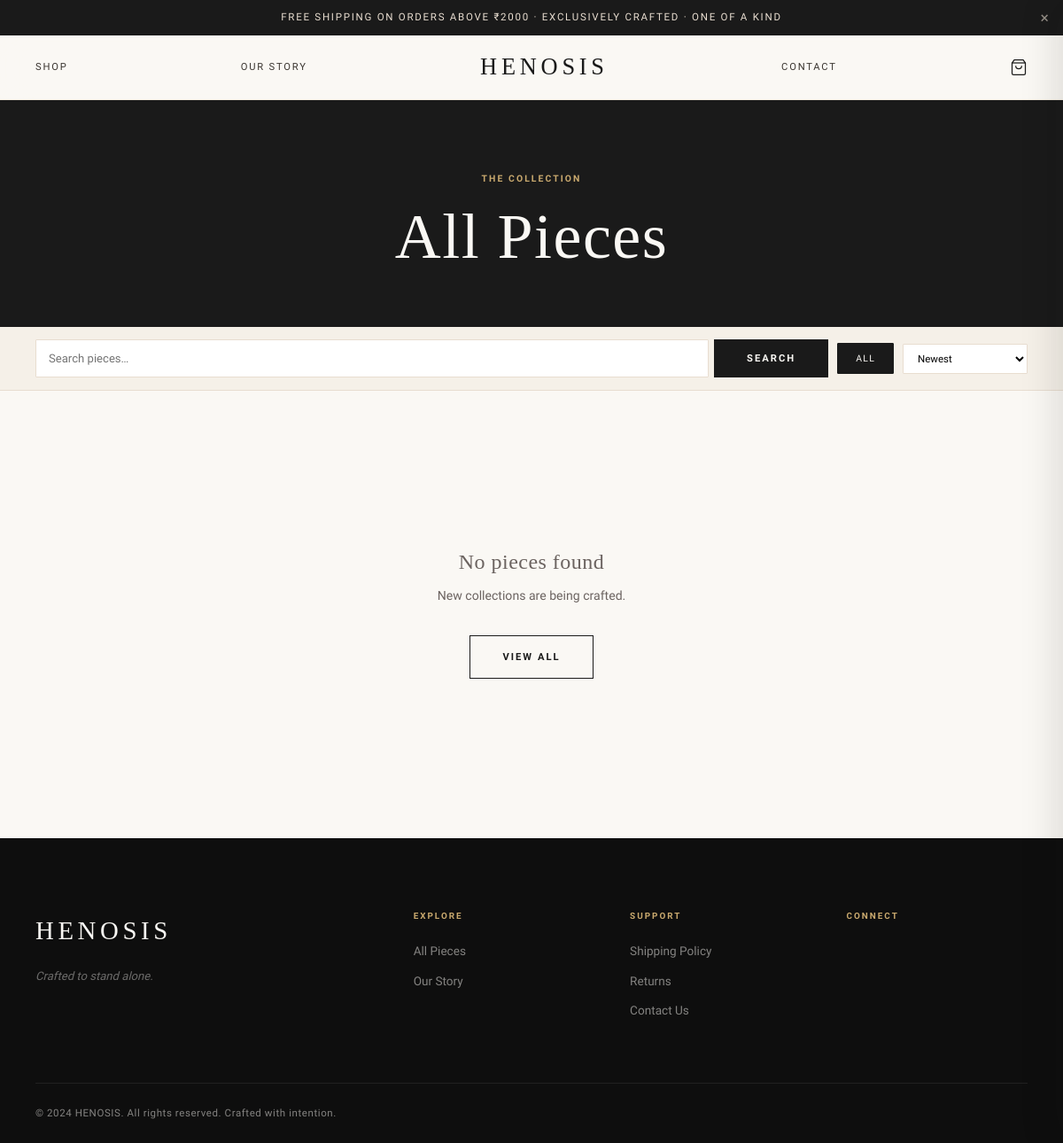
Page /shop on the committed database.
### tables this page shows
CREATE TABLE settings (key TEXT PRIMARY KEY, value TEXT);

### app.py (the view)
@app.route('/shop')
def shop():
    s    = db.get_settings()
    p    = db.get_all_products()
    cat  = request.args.get('category','')
    q    = request.args.get('q','').lower()
    sort = request.args.get('sort','newest')
    for prod in p:
        imgs = db.get_product_images(prod['id'])
        prod['thumb'] = imgs[0]['id'] if imgs else None
    if cat:  p = [x for x in p if x.get('category','').lower()==cat.lower()]
    if q:    p = [x for x in p if q in x.get('name','').lower() or q in x.get('description','').lower()]
    if sort=='price_asc':  p = sorted(p, key=lambda x: x['price'])
    if sort=='price_desc': p = sorted(p, key=lambda x: x['price'], reverse=True)
    cats = sorted({x['category'] for x in db.get_all_products() if x.get('category')})
    return render_template('shop.html', settings=s, products=p,
                           categories=cats, selected_category=cat, q=q, sort=sort)

### app.py (called while the page is built)
@app.context_processor
def inject_globals():
    return {'get_reviews': db.get_all_reviews, 'get_orders': db.get_all_orders}

@app.before_request
def maintenance_gate():
    skip = ('/henosis-admin', '/img/', '/pimg/', '/static/', '/api/discount')
    if any(request.path.startswith(s) for s in skip):
        return
    if not session.get('admin_logged_in'):
        s = db.get_settings()
        if s.get('maintenance_mode') == 'true':
            return render_template('maintenance.html', settings=s), 503

### db.py (called while the page is built)
def get_conn():
    if USE_PG:
        import psycopg2
        conn = psycopg2.connect(DATABASE_URL)
        conn.autocommit = False
        return conn
    path = os.path.join(os.path.dirname(__file__), 'data', 'henosis.db')
    os.makedirs(os.path.dirname(path), exist_ok=True)
    conn = sqlite3.connect(path)
    conn.row_factory = sqlite3.Row
    conn.execute('PRAGMA journal_mode=WAL')
    return conn

def _exec(sql, params=(), fetch='none', commit=False):
    conn = get_conn()
    cur  = conn.cursor()
    cur.execute(sql, params)
    result = None
    if fetch == 'one':  result = _row(cur.fetchone())
    if fetch == 'all':  result = [_row(r) for r in cur.fetchall()]
    if commit: conn.commit()
    conn.close()
    return result

def _row(row):
    if row is None: return None
    return dict(row) if not hasattr(row,'keys') else dict(zip(row.keys(), tuple(row)))

def get_settings():
    rows = _exec("SELECT key,value FROM settings", fetch='all') or []
    return {r['key']:r['value'] for r in rows}

def get_all_products():
    rows = _exec("SELECT * FROM products ORDER BY created_at DESC", fetch='all') or []
    return [_norm_product(r) for r in rows]

### templates/shop.html (shortened to what this page needs)
{% extends "base.html" %}
{% block content %}
<div class="shop-header">
  <span class="label" style="color:var(--champagne);display:block;margin-bottom:16px;">The Collection</span>
  <h1 style="color:var(--ivory);">All Pieces</h1>
</div>
<div style="background:var(--cream);border-bottom:1px solid var(--beige);padding:14px 40px;display:flex;gap:10px;align-items:center;flex-wrap:wrap;">
  <form method="GET" action="{{ url_for('shop') }}" style="display:flex;gap:6px;flex:1;min-width:200px;">
    <input name="q" value="{{ q }}" placeholder="Search pieces…" style="flex:1;padding:8px 14px;border:1px solid var(--beige);font-family:'Raleway',sans-serif;font-size:.82rem;border-radius:1px;outline:none;background:var(--white);"/>
    <button type="submit" class="btn btn-dark btn-sm">Search</button>
  </form>
  <div style="display:flex;gap:6px;flex-wrap:wrap;">
    <a href="{{ url_for('shop',sort=sort) }}" class="filter-btn {% if not selected_category %}active{% endif %}">All</a>
  </div>
  <select onchange="window.location=this.value" style="padding:8px 12px;border:1px solid var(--beige);font-family:'Raleway',sans-serif;font-size:.72rem;background:var(--white);border-radius:1px;outline:none;cursor:pointer;">
    <option value="{{ url_for('shop',category=selected_category,q=q,sort='newest') }}" {% if sort=='newest' %}selected{% endif %}>Newest</option>
  </select>
</div>
<section class="section">
  <div class="container">
    {% if products %}
    <div style="margin-bottom:20px;"><p style="font-size:.72rem;color:var(--gray-light);letter-spacing:.08em;">{{ products|length }} piece{{ 's' if products|length!=1 else '' }} available{% if q %} for "{{ q }}"{% endif %}</p></div>
    <div class="product-grid">
      {% for product in products %}
      <div class="product-card reveal reveal-delay-{{ (loop.index0 % 4)+1 }}">
        <a href="{{ url_for('product_detail',pid=product.id) }}">
          <div class="product-card-image">
            {% if product.thumb %}<img src="{{ url_for('serve_product_image',img_id=product.thumb) }}" alt="{{ product.name }}" loading="lazy"/>
            {% else %}<div class="product-placeholder"><svg width="48" height="48" viewBox="0 0 24 24" fill="none" stroke="currentColor" stroke-width="0.8"><polygon points="12,2 15.09,8.26 22,9.27 17,14.14 18.18,21.02 12,17.77 5.82,21.02 7,14.14 2,9.27 8.91,8.26"/></svg></div>{% endif %}
            {% if product.only_one %}<div class="product-card-badge">One of a Kind</div>{% endif %}
            {% if product.stock==0 %}<div style="position:absolute;inset:0;background:rgba(250,248,244,.7);display:flex;align-items:center;justify-content:center;"><span style="font-size:.65rem;letter-spacing:.2em;text-transform:uppercase;color:var(--gray-mid);">Sold</span></div>{% endif %}
          </div>
        </a>
        <div class="product-card-info">
          <div class="product-card-category">{{ product.category }}</div>
          <div class="product-card-name"><a href="{{ url_for('product_detail',pid=product.id) }}" style="color:inherit;">{{ product.name }}</a></div>
          <div class="product-card-price">{{ settings.get('currency_symbol','₹') }}{{ "{:,.0f}".format(product.price) }}</div>
          {% if product.stock==0 %}<div class="product-card-stock" style="color:var(--champagne);">Sold</div>
          {% elif product.only_one %}<div class="product-card-stock">Only 1 in existence</div>
          {% else %}<div class="product-card-stock">{{ product.stock }} available</div>{% endif %}
        </div>
        <div class="product-card-actions">
          {% if product.stock > 0 %}<button class="btn btn-dark btn-full" onclick="addToCart('{{ product.id }}','{{ product.name|replace("'","\\'") }}','{{ product.price }}','{{ product.thumb or "" }}',{{ 'true' if product.only_one else 'false' }})">Add to Selection</button>
          {% else %}<button class="btn btn-full" style="background:rgba(14,14,14,.6);color:var(--beige);cursor:not-allowed;">Unavailable</button>{% endif %}
        </div>
      </div>
      {% endfor %}
    </div>
    {% else %}
    <div class="empty-state"><h3>No pieces found</h3><p>{% if q %}No results for "{{ q }}". {% endif %}New collections are being crafted.</p><a href="{{ url_for('shop') }}" class="btn btn-outline">View All</a></div>
    {% endif %}
  </div>
</section>
{% endblock %}

### templates/base.html (shortened to what this page needs)
<!DOCTYPE html>
<html lang="en">
<head>
  <link rel="stylesheet" href="{{ url_for('static', filename='css/main.css') }}"/>
</head>
<body>
{% if settings.get('banner_active','true')=='true' %}
<div class="banner" id="banner">
  <span>{{ settings.get('banner_text','') }}</span>
  <button class="banner-close" onclick="document.getElementById('banner').style.display='none'">×</button>
</div>
{% endif %}
<nav class="nav" id="nav">
  <div class="nav-inner">
    <a href="{{ url_for('shop') }}" class="nav-link">Shop</a>
    <a href="{{ url_for('about') }}" class="nav-link">Our Story</a>
    <a href="{{ url_for('index') }}" class="nav-logo">
      {% if settings.get('logo_image_key') %}
        <img src="{{ url_for('serve_image', key=settings['logo_image_key']) }}" alt="{{ settings.get('logo_text','HENOSIS') }}" class="logo-img"/>
      {% else %}{{ settings.get('logo_text','HENOSIS') }}{% endif %}
    </a>
    <a href="{{ url_for('about') }}" class="nav-link">Contact</a>
    <button class="nav-cart-btn" onclick="toggleCart()">
      <svg width="20" height="20" viewBox="0 0 24 24" fill="none" stroke="currentColor" stroke-width="1.5"><path d="M6 2L3 6v14a2 2 0 002 2h14a2 2 0 002-2V6l-3-4z"/><line x1="3" y1="6" x2="21" y2="6"/><path d="M16 10a4 4 0 01-8 0"/></svg>
    </button>
  </div>
</nav>
<main>{% block content %}{% endblock %}</main>
<footer class="footer">
  <div class="footer-inner">
    <div class="footer-brand">
      <div class="footer-logo" id="footerLogo">{{ settings.get('logo_text','HENOSIS') }}</div>
      <p class="footer-tagline">{{ settings.get('tagline','Crafted to stand alone.') }}</p>
    </div>
    <div class="footer-links">
      <div><h5>Explore</h5><a href="{{ url_for('shop') }}">All Pieces</a><a href="{{ url_for('about') }}">Our Story</a></div>
      <div><h5>Support</h5><a href="#">Shipping Policy</a><a href="#">Returns</a><a href="mailto:{{ settings.get('contact_email','') }}">Contact Us</a></div>
      <div><h5>Connect</h5></div>
    </div>
  </div>
  <div class="footer-bottom"><p>© 2024 {{ settings.get('logo_text','HENOSIS') }}. All rights reserved. {{ settings.get('footer_text','Crafted with intention.') }}</p></div>
</footer>
</body>
</html>

### rows in the picture
settings: get "FREE SHIPPING ON ORDERS ABOVE ₹2000 · EXCLUSIVELY CRAFTED · ONE OF A KIND"
settings: get "HENOSIS"
settings: get "Crafted to stand alone."
settings: get "Crafted with intention."
